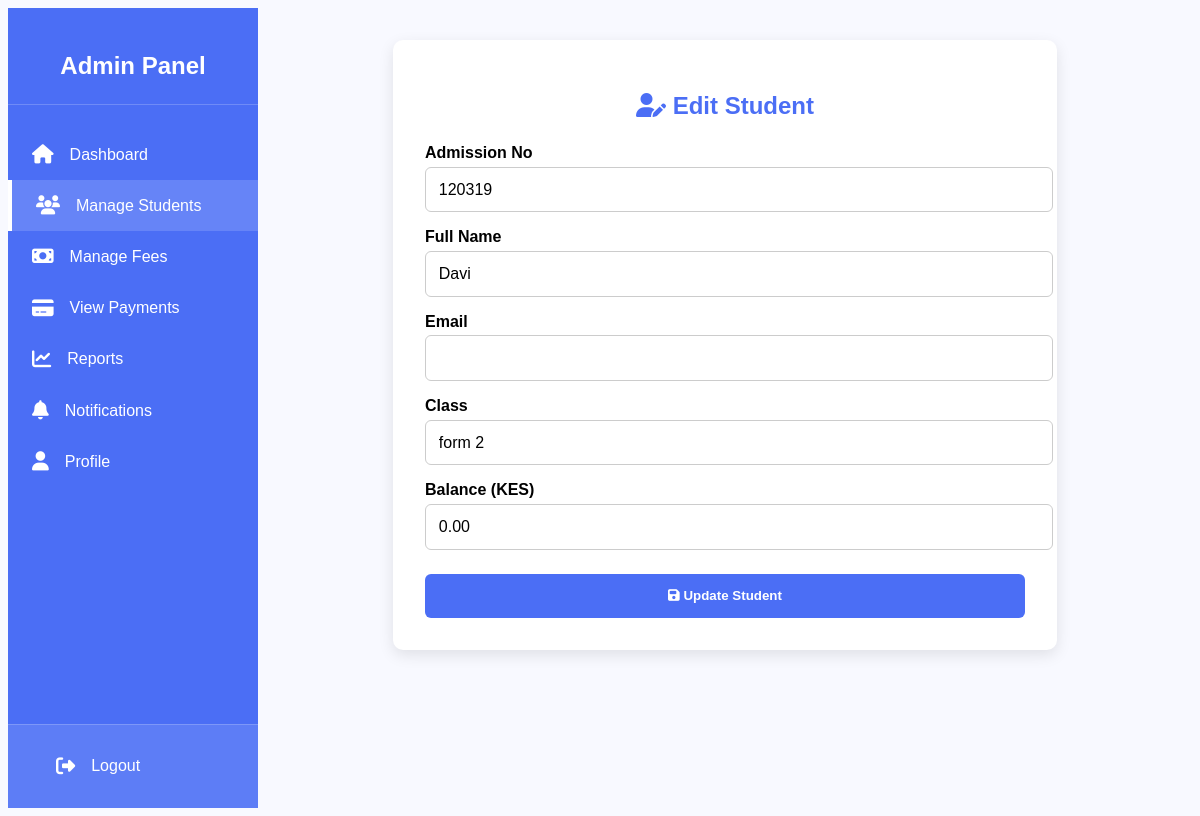
/edit_student.php?id=2 (signed in), run on the app's committed database.
### tables this page shows
CREATE TABLE `students` (
  `id` int(11) NOT NULL,
  `admission_no` varchar(50) DEFAULT NULL,
  `full_name` varchar(100) DEFAULT NULL,
  `email` varchar(255) DEFAULT NULL,
  `class` varchar(50) DEFAULT NULL,
  `date_registered` datetime DEFAULT current_timestamp(),
  `created_at` timestamp NOT NULL DEFAULT current_timestamp(),
  `balance` decimal(10,2) DEFAULT 0.00,
  `parent_national_id` bigint(20) DEFAULT NULL,
  `parent_id` int(11) DEFAULT NULL
);

### public/edit_student.php (the view, shortened to what this page needs)
<?php
require_once '../includes/db.php';
$student_id = (int) $_GET['id'];
$stmt = $pdo->prepare("SELECT * FROM students WHERE id = ?");
$stmt->execute([$student_id]);
$student = $stmt->fetch(PDO::FETCH_ASSOC);
?>
<!DOCTYPE html>
<html lang="en">
<head>
<link rel="stylesheet" href="https://cdnjs.cloudflare.com/ajax/libs/font-awesome/6.5.0/css/all.min.css">
</head>
<body>
<div class="sidebar">
  <h2>Admin Panel</h2>
  <a href="admin_dashboard.php"><i class="fas fa-home"></i> Dashboard</a>
  <a href="manage_students.php" class="active"><i class="fas fa-users"></i> Manage Students</a>
  <a href="manage_fees.php"><i class="fas fa-money-bill"></i> Manage Fees</a>
  <a href="view_payments.php"><i class="fas fa-credit-card"></i> View Payments</a>
  <a href="reports.php"><i class="fas fa-chart-line"></i> Reports</a>
  <a href="notifications.php"><i class="fas fa-bell"></i> Notifications</a>
  <a href="profile.php"><i class="fas fa-user"></i> Profile</a>
  <div class="logout-btn">
      <a href="../public/logout.php"><i class="fas fa-sign-out-alt"></i> Logout</a>
  </div>
</div>
<div class="container">
    <form method="POST">
        <h2><i class="fas fa-user-edit"></i> Edit Student</h2>
        <label>Admission No</label>
        <input type="text" name="admission_no" value="<?= htmlspecialchars($student['admission_no']) ?>" required>
        <label>Full Name</label>
        <input type="text" name="full_name" value="<?= htmlspecialchars($student['full_name']) ?>" required>
        <label>Email</label>
        <input type="email" name="email" value="<?= htmlspecialchars($student['email']) ?>">
        <label>Class</label>
        <input type="text" name="class" value="<?= htmlspecialchars($student['class']) ?>">
        <label>Balance (KES)</label>
        <input type="number" step="0.01" name="balance" value="<?= htmlspecialchars($student['balance']) ?>">
        <button type="submit"><i class="fas fa-save"></i> Update Student</button>
    </form>
</div>
</body>
</html>

### public/edit_student.php (style rules this page uses)
:root { --primary: #4b6ef5; --danger: #e74c3c; --success: #2ecc71; --light-bg: #f8f9ff; }
body { font-family: "Poppins", sans-serif; background: var(--light-bg); display: flex; min-height: 100vh; }
.sidebar { width: 250px; background: var(--primary); color: #fff; display: flex; flex-direction: column; position: fixed; height: 100vh; }
.sidebar h2 { color: #fff; text-align: center; padding: 1.5rem 0; border-bottom: 1px solid rgba(255,255,255,0.2); }
.sidebar a { padding: 1rem 1.5rem; color: #fff; text-decoration: none; display: flex; align-items: center; gap: 1rem; transition: background 0.3s; }
.sidebar a:hover, .sidebar a.active { background: rgba(255,255,255,0.15); border-left: 4px solid #fff; }
.sidebar a i { font-size: 1.2rem; }
.logout-btn { margin-top: auto; padding: 1rem 1.5rem; background: rgba(255,255,255,0.1); text-align: center; border-top: 1px solid rgba(255,255,255,0.2); }
.container { flex: 1; margin-left: 250px; padding: 2rem; }
form { background: #fff; padding: 2rem; border-radius: 10px; box-shadow: 0 5px 15px rgba(0,0,0,0.1); max-width: 600px; margin: auto; }
h2 { color: var(--primary); margin-bottom: 1.5rem; text-align: center; }
label { font-weight: 600; display: block; margin-top: 1rem; }
input { width: 100%; padding: 0.8rem; margin-top: 0.3rem; border: 1px solid #ccc; border-radius: 6px; font-size: 1rem; }
button { margin-top: 1.5rem; padding: 0.9rem 1.5rem; border: none; background: var(--primary); color: #fff; font-weight: bold; border-radius: 6px; cursor: pointer; width: 100%; }

### data on the page
students: admission_no "120319", full_name "Davi", class "form 2", balance "0.00"
